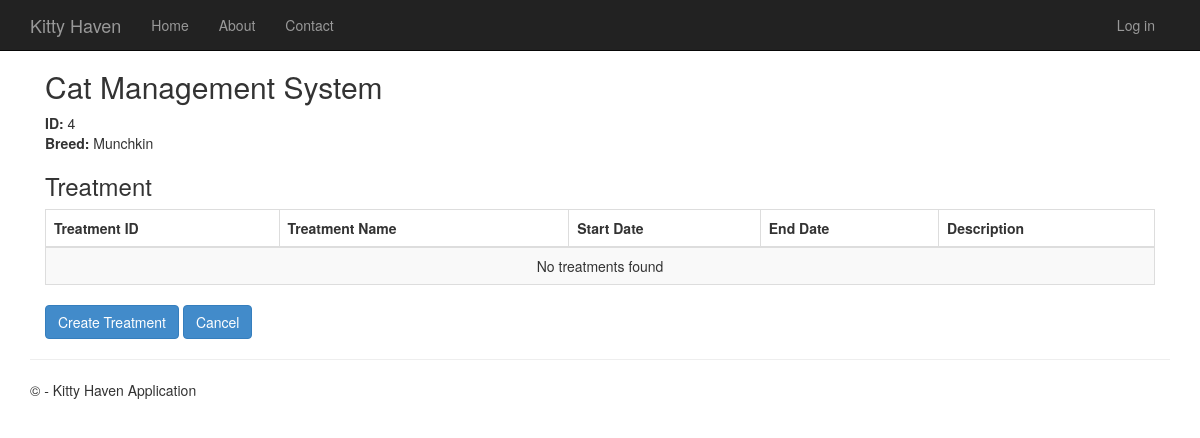
Page /medical_cat_detail/4/ on the earlier database version.
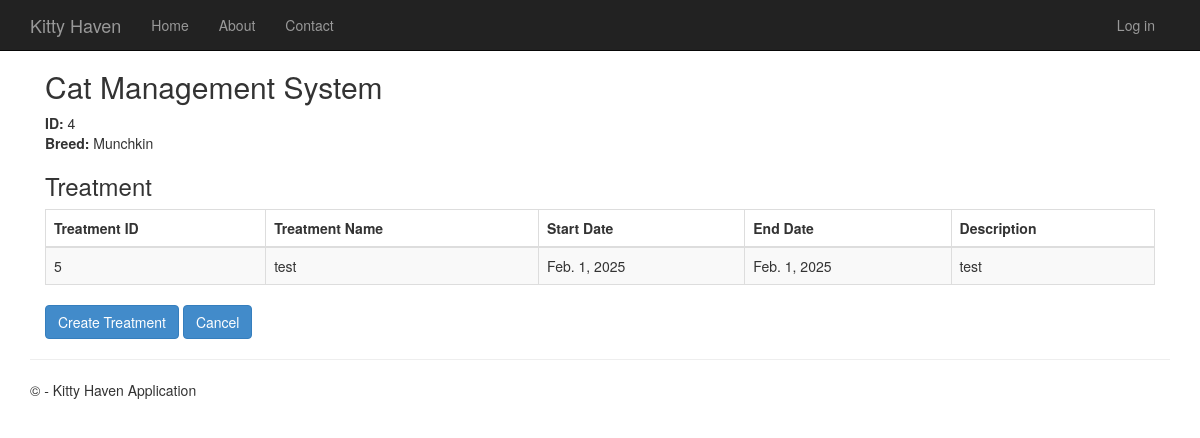
Same page on the later database version.
### CatDatabase/models.py (models this page shows, shortened)
class Treatment(models.Model):
    TreatmentID = models.AutoField(primary_key=True)
    CatID = models.ForeignKey(Cat, on_delete=models.CASCADE, null=True, blank=True)
    TreatmentName = models.CharField(max_length=200)
    StartDate = models.DateField(blank=True)
    EndDate = models.DateField(blank=True)
    Description = models.CharField(max_length=1000)

### app/views.py (the view)
# urls.py: path('medical_cat_detail/<int:cat_id>/', medical_cat_detail, name='medical_cat_detail'),
def medical_cat_detail(request, cat_id):
    cat = get_object_or_404(Cat, CatID=cat_id)  # Get the cat from the Cat database
    treatments = Treatment.objects.filter(CatID=cat)  # Use the cat instance, not just cat_id
    return render(request, 'app/medical_cat_detail.html', {
        'cat': cat,  # Pass the cat object
        'treatments': treatments,  # Pass treatments related to this cat
    })

### app/templates/app/medical_cat_detail.html
{% extends "app/layout.html" %}
{% block content %}
<div class="container border p-4">
    <h2 class="fw-bold border-bottom pb-2">Cat Management System</h2>
    <div class="mb-3">
        <strong>ID:</strong> {{ cat.CatID }}
    </div>
    <div class="mb-3">
        <strong>Breed:</strong> {{ cat.Breed }}
    </div>
<h3 class="fw-bold mt-4">Treatment</h3>
<div class="table-responsive">
    <table class="table table-striped table-bordered">
    <thead class="thead-dark">
        <tr>
            <th>Treatment ID</th>
            <th>Treatment Name</th>
            <th>Start Date</th>
            <th>End Date</th>
            <th>Description</th>
        </tr>
    </thead>
    <tbody>
        {% for treatment in treatments %}
        <tr>
            <td>{{ treatment.TreatmentID }}</td>
            <td>{{ treatment.TreatmentName }}</td>
            <td>{{ treatment.StartDate }}</td>
            <td>{{ treatment.EndDate }}</td>
            <td>{{ treatment.Description }}</td>
        </tr>
        {% empty %}
        <tr>
            <td colspan="5" class="text-center">No treatments found</td>
        </tr>
        {% endfor %}
    </tbody>
</table>
</div>
<a href="{% url 'create_treatment' cat.CatID %}" class="btn btn-primary">Create Treatment</a>
<a href="{% url 'medical_cat_list' %}" class="btn btn-primary">Cancel</a>
</div>
{% endblock %}

Differences in the rows shown:
added Treatment: TreatmentID "5", TreatmentName "test", StartDate "Feb. 1, 2025", EndDate "Feb. 1, 2025", Description "test"
Other differences:
text no longer shown: "No treatments found"
